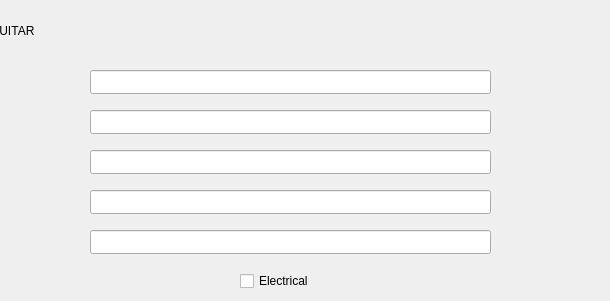
        <widget class="QWidget" name="page_16">
         <widget class="QLabel" name="guitarName_label">
          <property name="geometry">
           <rect>
            <x>-10</x>
            <y>0</y>
            <width>601</width>
            <height>61</height>
           </rect>
          </property>
          <property name="text">
           <string>GUITAR</string>
          </property>
         </widget>
         <widget class="QLineEdit" name="guitarModel_lineEdit">
          <property name="geometry">
           <rect>
            <x>90</x>
            <y>70</y>
            <width>401</width>
            <height>24</height>
           </rect>
          </property>
         </widget>
         <widget class="QLineEdit" name="guitarCount_lineEdit">
          <property name="geometry">
           <rect>
            <x>90</x>
            <y>110</y>
            <width>401</width>
            <height>24</height>
           </rect>
          </property>
         </widget>
         <widget class="QLineEdit" name="guitarPrice_lineEdit">
          <property name="geometry">
           <rect>
            <x>90</x>
            <y>150</y>
            <width>401</width>
            <height>24</height>
           </rect>
          </property>
         </widget>
         <widget class="QLineEdit" name="guitarCOString_lineEdit">
          <property name="geometry">
           <rect>
            <x>90</x>
            <y>190</y>
            <width>401</width>
            <height>24</height>
           </rect>
          </property>
         </widget>
         <widget class="QLineEdit" name="guitarMaterial_lineEdit">
          <property name="geometry">
           <rect>
            <x>90</x>
            <y>230</y>
            <width>401</width>
            <height>24</height>
           </rect>
          </property>
         </widget>
         <widget class="QCheckBox" name="guitarElec_checkBox">
          <property name="geometry">
           <rect>
            <x>240</x>
            <y>270</y>
            <width>101</width>
            <height>22</height>
           </rect>
          </property>
          <property name="text">
           <string>Electrical</string>
          </property>
         </widget>
        </widget>
